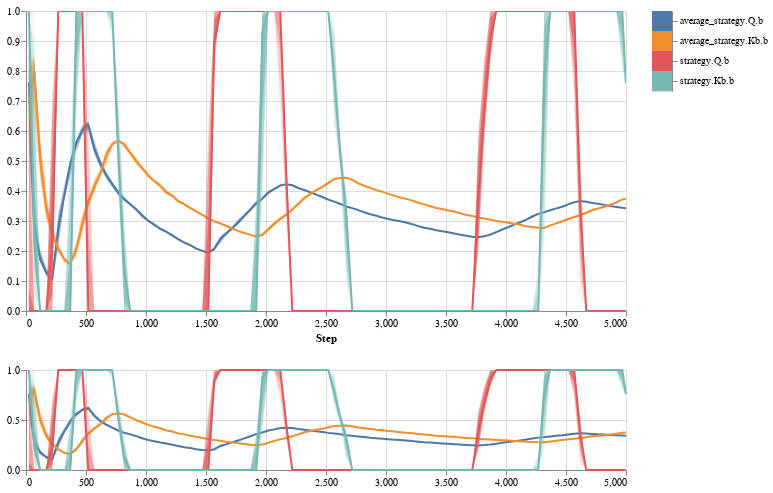

Source (notebook cell):
### Markdown cell above
We can see dominant strategies
(when first player gets an A, when second player gets an A)
have settled early on.

### Code cell
analytics.distribution(ind.average_strategy_Q_b + ind.average_strategy_Kb_b + 
                       ind.strategy_Q_b + ind.strategy_Kb_b,
                       width=600, height=300)
